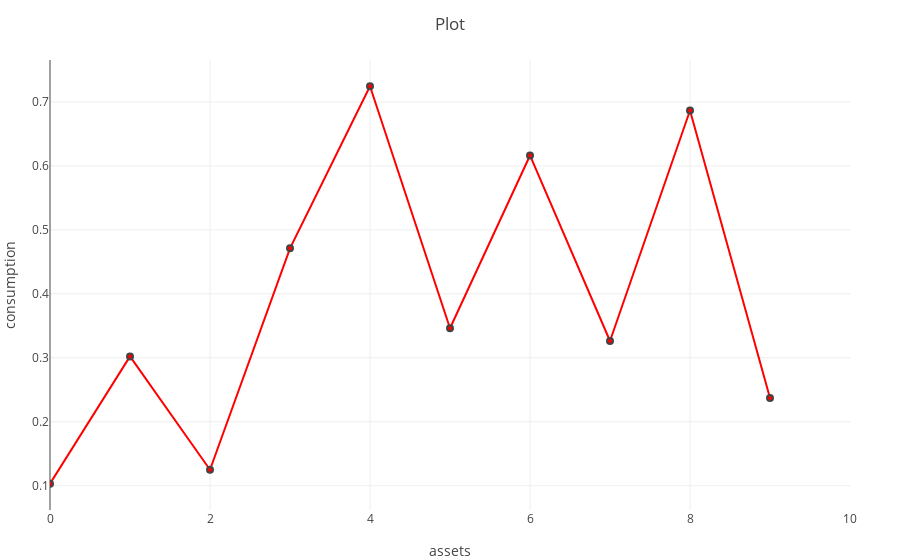

Notebook code for this chart:
### Markdown cell above
To actually display a plot, we tie one or more traces together with a layotu by calling the plot function:

### Code cell
plot(trace1, layout)

### Figure 1 — Plotly figure (JSON) as saved in the notebook; plotly's stock layout.template omitted (floating-point values rounded to 4 significant figures)
{"data": [{"marker": {"color": "red", "line": {"width": 2}}, "type": "scatter", "y": [0.1031, 0.3022, 0.125, 0.4711, 0.7245, 0.3462, 0.6163, 0.3263, 0.6867, 0.2371]}], "layout": {"margin": {"b": 50, "l": 50, "r": 50, "t": 60}, "title": "Plot", "xaxis": {"range": [0, 10], "title": "assets"}, "yaxis": {"title": "consumption"}}}
